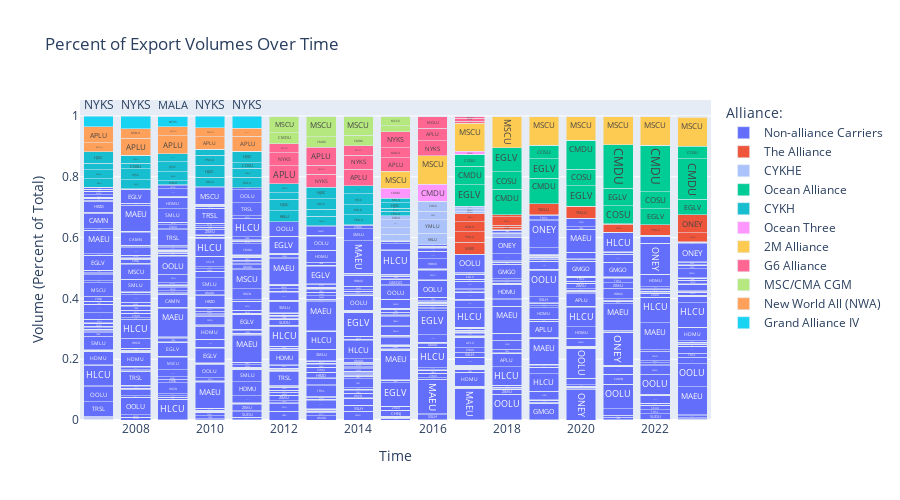

The notebook cell saved with this chart:
### Markdown cell above
## 2. Visuals and Descriptive Analysis

### Code cell
df = (
    main_lf
    #group by alliance, scac, and year
    .group_by('alliance', 'scac', 'year')
    .agg(pl.col('teus').sum())
    #get proportion 
    .with_columns((pl.col('teus')/pl.col('teus').sum().over('year')).alias('prop_volume'))
    .collect()
)

#plot
fig = px.bar(
    df, x='year', y='prop_volume',
    color='alliance',
    text='scac', 
    barmode='stack',  
    title='Percent of Export Volumes Over Time',
    width=900,
    height=500,
    color_discrete_map={
        'Non-alliance Carriers':'#636EFA',
        'The Alliance':'#EF553B',
        'Ocean Alliance':'#00CC96',
        'CYKHE':'#ABC3FA',
        'New World All (NWA)':'#FFA15A',
        'Grand Alliance IV':'#19D3F3',
        'G6 Alliance':'#FF6692',
        'MSC/CMA CGM':'#B6E880',
        '2M Alliance':'#FECB52',
        'Ocean Three':'#FF97FF',
        'CYKH':'#17BECF',
    },
    labels={
        'alliance':'Alliance:',
        'prop_volume':'Volume (Percent of Total)',
        'year':'Time'
    },
    category_orders={
        'alliance':[
            'Non-alliance Carriers', 'The Alliance', 'CYKHE', 'Ocean Alliance',  
            'CYKH', 'Ocean Three', '2M Alliance', 'G6 Alliance', 'MSC/CMA CGM', 'New World All (NWA)', 'Grand Alliance IV'
        ]
    }
    )

fig.show()

### Figure 1 — Plotly figure (JSON) as saved in the notebook; plotly's stock layout.template omitted (floating-point values rounded to 4 significant figures; data arrays with more than 128 entries replaced by an {"elided": "..."} marker saying what was removed)
{"data": [{"alignmentgroup": "True", "hovertemplate": "Alliance:=Non-alliance Carriers<br>Time=%{x}<br>Volume (Percent of Total)=%{y}<br>scac=%{text}<extra></extra>", "legendgroup": "Non-alliance Carriers", "marker": {"color": "#636EFA", "pattern": {"shape": ""}}, "name": "Non-alliance Carriers", "offsetgroup": "Non-alliance Carriers", "orientation": "v", "showlegend": true, "text": {"elided": "2786 str values"}, "textposition": "auto", "type": "bar", "x": {"elided": "2786 int values"}, "xaxis": "x", "y": {"elided": "2786 float values"}, "yaxis": "y"}, {"alignmentgroup": "True", "hovertemplate": "Alliance:=The Alliance<br>Time=%{x}<br>Volume (Percent of Total)=%{y}<br>scac=%{text}<extra></extra>", "legendgroup": "The Alliance", "marker": {"color": "#EF553B", "pattern": {"shape": ""}}, "name": "The Alliance", "offsetgroup": "The Alliance", "orientation": "v", "showlegend": true, "text": ["NYKS", "NYKS", "KKLU", "NYKS", "NYKS", "NYKS", "MOLU", "YMLU", "MOLU", "KKLU", "KKLU", "KKLU", "NYKS", "MOLU", "MOLU", "MOLU", "MOLU", "KKLU", "KKLU", "NYKS", "YMLU", "MOLU", "KKLU", "YMLU", "MOLU", "MOLU", "YMLU", "MOLU", "NYKS", "NYKS", "YMLU", "KKLU", "MOLU", "KKLU", "MOLU", "YMLU", "YMLU", "NYKS", "NYKS", "KKLU", "MOLU", "NYKS", "KKLU", "KKLU", "MOLU", "KKLU", "YMLU", "ONEY", "KKLU", "NYKS", "KKLU", "MOLU", "NYKS"], "textposition": "auto", "type": "bar", "x": [2017, 2008, 2012, 2016, 2018, 2023, 2011, 2015, 2020, 2022, 2023, 2009, 2020, 2018, 2008, 2013, 2022, 2021, 2011, 2021, 2017, 2016, 2010, 2021, 2009, 2021, 2020, 2019, 2010, 2012, 2023, 2020, 2007, 2019, 2017, 2018, 2022, 2015, 2019, 2015, 2012, 2022, 2016, 2014, 2015, 2018, 2019, 2023, 2013, 2014, 2017, 2023, 2009], "xaxis": "x", "y": [0.03995, 8.045e-07, 2.841e-06, 4.343e-07, 0.008336, 7.747e-05, 1.3e-06, 1.224e-06, 1.88e-05, 0.0001875, 8.891e-05, 4.522e-07, 0.0002657, 0.006293, 4.023e-07, 9.369e-07, 0.0003677, 0.0002076, 1.3e-06, 0.0002859, 0.03374, 5.212e-06, 3.767e-06, 0.02697, 4.522e-07, 0.0004194, 0.03845, 1.735e-05, 2.354e-06, 8.116e-07, 0.02997, 0.000185, 1.87e-06, 0.00018, 0.03271, 0.02762, 0.03414, 4.408e-07, 0.000306, 6.612e-07, 8.116e-07, 0.0001413, 2.172e-07, 3.386e-06, 1.983e-06, 0.006573, 0.03614, 0.05923, 3.435e-06, 5.209e-06, 0.02765, 0.0001207, 4.522e-07], "yaxis": "y"}, {"alignmentgroup": "True", "hovertemplate": "Alliance:=CYKHE<br>Time=%{x}<br>Volume (Percent of Total)=%{y}<br>scac=%{text}<extra></extra>", "legendgroup": "CYKHE", "marker": {"color": "#ABC3FA", "pattern": {"shape": ""}}, "name": "CYKHE", "offsetgroup": "CYKHE", "orientation": "v", "showlegend": true, "text": ["COSU", "KKLU", "KKLU", "KKLU", "KKLU", "YMLU", "KKLU", "KKLU", "KKLU", "YMLU", "YMLU", "KKLU", "YMLU", "HJSC", "HJSC", "KKLU", "KKLU", "COSU", "KKLU", "YMLU", "COSU"], "textposition": "auto", "type": "bar", "x": [2017, 2014, 2016, 2012, 2010, 2017, 2011, 2021, 2015, 2016, 2014, 2013, 2015, 2015, 2016, 2017, 2019, 2016, 2023, 2019, 2015], "xaxis": "x", "y": [0.00787, 1.042e-06, 0.0383, 4.464e-06, 1.036e-05, 0.008391, 1.733e-06, 2.787e-07, 0.02177, 0.04452, 2.604e-07, 3.123e-07, 0.02096, 0.0267, 0.02729, 0.006997, 1.036e-06, 0.03324, 2.742e-07, 1.022e-07, 0.01322], "yaxis": "y"}, {"alignmentgroup": "True", "hovertemplate": "Alliance:=Ocean Alliance<br>Time=%{x}<br>Volume (Percent of Total)=%{y}<br>scac=%{text}<extra></extra>", "legendgroup": "Ocean Alliance", "marker": {"color": "#00CC96", "pattern": {"shape": ""}}, "name": "Ocean Alliance", "offsetgroup": "Ocean Alliance", "orientation": "v", "showlegend": true, "text": ["CMDU", "CMDU", "COSU", "COSU", "COSU", "EGLV", "CMDU", "EGLV", "COSU", "EGLV", "CMDU", "EGLV", "CMDU", "EGLV", "CMDU", "CMDU", "EGLV", "COSU", "COSU", "CMDU", "COSU", "COSU", "EGLV", "CMDU", "CMDU", "CMDU"], "textposition": "auto", "type": "bar", "x": [2018, 2014, 2021, 2018, 2016, 2017, 2019, 2020, 2020, 2021, 2020, 2022, 2017, 2019, 2011, 2021, 2023, 2017, 2019, 2023, 2022, 2023, 2018, 2013, 2008, 2022], "xaxis": "x", "y": [0.0839, 3.633e-07, 0.05967, 0.05712, 1.05e-06, 0.07162, 0.08476, 0.06707, 0.05544, 0.05708, 0.09423, 0.05295, 0.06009, 0.06425, 4.333e-07, 0.1433, 0.05086, 0.03944, 0.04396, 0.1339, 0.0552, 0.04025, 0.07978, 6.246e-07, 8.045e-07, 0.1535], "yaxis": "y"}, {"alignmentgroup": "True", "hovertemplate": "Alliance:=CYKH<br>Time=%{x}<br>Volume (Percent of Total)=%{y}<br>scac=%{text}<extra></extra>", "legendgroup": "CYKH", "marker": {"color": "#17BECF", "pattern": {"shape": ""}}, "name": "CYKH", "offsetgroup": "CYKH", "orientation": "v", "showlegend": true, "text": ["COSU", "KKLU", "COSU", "YMLU", "KKLU", "KKLU", "HJSC", "YMLU", "COSU", "YMLU", "COSU", "HJSC", "YMLU", "KKLU", "KKLU", "KKLU", "KKLU", "YMLU", "YMLU", "COSU", "KKLU", "HJSC", "YMLU", "COSU", "HJSC", "HJSC", "HJSC", "COSU", "KKLU", "KKLU", "YMLU", "COSU", "KKLU", "YMLU", "HJSC", "HJSC", "YMLU", "YMLU", "COSU", "HJSC", "COSU", "YMLU", "KKLU", "YMLU"], "textposition": "auto", "type": "bar", "x": [2016, 2007, 2009, 2015, 2009, 2012, 2009, 2013, 2013, 2009, 2015, 2015, 2007, 2008, 2010, 2021, 2011, 2011, 2014, 2011, 2014, 2008, 2016, 2007, 2010, 2012, 2007, 2008, 2015, 2013, 2022, 2012, 2017, 2010, 2011, 2013, 2012, 2017, 2010, 2014, 2014, 2020, 2016, 2008], "xaxis": "x", "y": [1.714e-06, 0.02824, 0.01425, 0.01401, 0.02913, 0.03616, 0.03276, 0.03124, 0.02319, 0.02654, 0.01011, 0.01885, 0.02889, 0.02951, 0.0326, 5.574e-07, 0.03384, 0.03034, 0.03215, 0.01802, 0.03371, 0.03515, 8.415e-07, 0.0207, 0.03875, 0.0387, 0.03836, 0.01833, 0.01488, 0.03419, 5.403e-07, 0.02007, 3.542e-06, 0.03248, 0.03783, 0.03761, 0.03091, 7.564e-06, 0.01994, 0.03534, 0.02643, 4.43e-07, 9.233e-06, 0.02708], "yaxis": "y"}, {"alignmentgroup": "True", "hovertemplate": "Alliance:=Ocean Three<br>Time=%{x}<br>Volume (Percent of Total)=%{y}<br>scac=%{text}<extra></extra>", "legendgroup": "Ocean Three", "marker": {"color": "#FF97FF", "pattern": {"shape": ""}}, "name": "Ocean Three", "offsetgroup": "Ocean Three", "orientation": "v", "showlegend": true, "text": ["CMDU", "CMDU", "CMDU", "CMDU", "CMDU", "CMDU", "CMDU"], "textposition": "auto", "type": "bar", "x": [2022, 2020, 2017, 2018, 2016, 2015, 2019], "xaxis": "x", "y": [2.353e-06, 6.645e-07, 0.009854, 4.627e-05, 0.05539, 0.03184, 1.436e-05], "yaxis": "y"}, {"alignmentgroup": "True", "hovertemplate": "Alliance:=2M Alliance<br>Time=%{x}<br>Volume (Percent of Total)=%{y}<br>scac=%{text}<extra></extra>", "legendgroup": "2M Alliance", "marker": {"color": "#FECB52", "pattern": {"shape": ""}}, "name": "2M Alliance", "offsetgroup": "2M Alliance", "orientation": "v", "showlegend": true, "text": ["SUDU", "SUDU", "SUDU", "MSCU", "MSCU", "MSCU", "MSCU", "MSCU", "MSCU", "MSCU", "MSCU", "MSCU", "SUDU", "MSCU"], "textposition": "auto", "type": "bar", "x": [2022, 2011, 2021, 2016, 2020, 2021, 2015, 2017, 2019, 2022, 2018, 2023, 2023, 2007], "xaxis": "x", "y": [3.199e-06, 4.333e-07, 1.98e-06, 0.0946, 0.0805, 0.09496, 0.05545, 0.09318, 0.09581, 0.09588, 0.1038, 0.09549, 0.004638, 4.674e-07], "yaxis": "y"}, {"alignmentgroup": "True", "hovertemplate": "Alliance:=G6 Alliance<br>Time=%{x}<br>Volume (Percent of Total)=%{y}<br>scac=%{text}<extra></extra>", "legendgroup": "G6 Alliance", "marker": {"color": "#FF6692", "pattern": {"shape": ""}}, "name": "G6 Alliance", "offsetgroup": "G6 Alliance", "orientation": "v", "showlegend": true, "text": ["APLU", "APLU", "NYKS", "NYKS", "MOLU", "APLU", "MOLU", "NYKS", "MOLU", "APLU", "APLU", "NYKS", "NYKS", "NYKS", "APLU", "APLU", "MOLU", "MOLU", "NYKS", "NYKS", "NYKS", "MOLU", "MOLU", "MOLU", "MOLU", "MOLU", "NYKS", "MOLU", "APLU", "MOLU", "APLU", "MOLU", "NYKS", "NYKS", "NYKS", "MOLU", "APLU", "APLU", "NYKS", "MOLU"], "textposition": "auto", "type": "bar", "x": [2018, 2015, 2016, 2021, 2007, 2012, 2018, 2008, 2015, 2021, 2017, 2019, 2013, 2017, 2014, 2016, 2011, 2008, 2014, 2012, 2022, 2016, 2017, 2013, 2020, 2010, 2015, 2021, 2013, 2019, 2022, 2014, 2023, 2011, 2009, 2009, 2020, 2019, 2018, 2012], "xaxis": "x", "y": [9.505e-07, 0.04552, 0.04889, 1.672e-06, 4.674e-07, 0.05946, 1.338e-06, 2.414e-06, 0.03319, 3.96e-06, 0.006803, 1.812e-06, 0.0432, 0.008823, 0.05397, 0.04179, 2.6e-06, 2.011e-06, 0.04732, 0.04256, 2.161e-06, 0.03979, 0.007751, 0.02989, 8.416e-07, 3.296e-06, 0.05174, 3.065e-06, 0.05839, 1.553e-06, 5.226e-06, 0.03015, 5.485e-07, 1.257e-05, 8.139e-06, 1.356e-06, 1.855e-06, 4.906e-06, 1.739e-05, 0.02947], "yaxis": "y"}, {"alignmentgroup": "True", "hovertemplate": "Alliance:=MSC/CMA CGM<br>Time=%{x}<br>Volume (Percent of Total)=%{y}<br>scac=%{text}<extra></extra>", "legendgroup": "MSC/CMA CGM", "marker": {"color": "#B6E880", "pattern": {"shape": ""}}, "name": "MSC/CMA CGM", "offsetgroup": "MSC/CMA CGM", "orientation": "v", "showlegend": true, "text": ["MSCU", "CMDU", "CMDU", "CMDU", "CMDU", "CMDU", "MSCU", "CMDU", "CMDU", "MSCU", "CMDU", "MSCU", "CMDU", "CMDU", "CMDU", "MSCU", "CMDU"], "textposition": "auto", "type": "bar", "x": [2016, 2013, 2019, 2012, 2014, 2018, 2012, 2021, 2017, 2013, 2015, 2015, 2011, 2023, 2020, 2014, 2010], "xaxis": "x", "y": [1.8e-06, 0.03429, 6.26e-06, 0.03628, 0.0348, 1.77e-05, 0.05448, 3.08e-06, 1.985e-06, 0.06855, 0.01997, 0.03207, 4.333e-07, 1.732e-06, 4.209e-06, 0.06351, 4.708e-07], "yaxis": "y"}, {"alignmentgroup": "True", "hovertemplate": "Alliance:=New World All (NWA)<br>Time=%{x}<br>Volume (Percent of Total)=%{y}<br>scac=%{text}<extra></extra>", "legendgroup": "New World All (NWA)", "marker": {"color": "#FFA15A", "pattern": {"shape": ""}}, "name": "New World All (NWA)", "offsetgroup": "New World All (NWA)", "orientation": "v", "showlegend": true, "text": ["APLU", "APLU", "APLU", "MOLU", "MOLU", "APLU", "APLU", "MOLU", "MOLU", "APLU", "MOLU", "MOLU", "MOLU", "APLU", "MOLU", "APLU", "MOLU", "APLU", "MOLU", "MOLU", "MOLU", "APLU", "APLU", "APLU", "MOLU", "MOLU", "MOLU"], "textposition": "auto", "type": "bar", "x": [2017, 2011, 2010, 2010, 2017, 2019, 2009, 2020, 2009, 2014, 2016, 2014, 2019, 2016, 2013, 2012, 2007, 2007, 2018, 2021, 2015, 2022, 2008, 2020, 2011, 2008, 2012], "xaxis": "x", "y": [8.76e-07, 0.04921, 0.04098, 0.02932, 8.876e-07, 3.321e-07, 0.05913, 3.086e-06, 0.02996, 3.482e-06, 8.686e-07, 2.865e-06, 2.589e-07, 3.6e-06, 5.934e-06, 4.87e-06, 0.02941, 0.0523, 1.605e-06, 4.18e-06, 1.102e-06, 2.133e-07, 0.05534, 6.645e-07, 0.02631, 0.03214, 2.841e-05], "yaxis": "y"}, {"alignmentgroup": "True", "hovertemplate": "Alliance:=Grand Alliance IV<br>Time=%{x}<br>Volume (Percent of Total)=%{y}<br>scac=%{text}<extra></extra>", "legendgroup": "Grand Alliance IV", "marker": {"color": "#19D3F3", "pattern": {"shape": ""}}, "name": "Grand Alliance IV", "offsetgroup": "Grand Alliance IV", "orientation": "v", "showlegend": true, "text": ["NYKS", "NYKS", "NYKS", "NYKS", "NYKS", "NYKS", "MALA", "NYKS", "NYKS", "NYKS", "NYKS", "NYKS", "NYKS"], "textposition": "auto", "type": "bar", "x": [2017, 2009, 2016, 2013, 2012, 2015, 2009, 2010, 2018, 2014, 2008, 2007, 2011], "xaxis": "x", "y": [4.438e-07, 0.03493, 1.737e-06, 9.057e-06, 8.116e-06, 4.408e-07, 1.854e-05, 0.03941, 5.35e-07, 2.604e-07, 0.04126, 0.03607, 0.04036], "yaxis": "y"}], "layout": {"barmode": "stack", "height": 500, "legend": {"title": {"text": "Alliance:"}, "tracegroupgap": 0}, "title": {"text": "Percent of Export Volumes Over Time"}, "width": 900, "xaxis": {"anchor": "y", "domain": [0, 1], "title": {"text": "Time"}}, "yaxis": {"anchor": "x", "domain": [0, 1], "title": {"text": "Volume (Percent of Total)"}}}}
